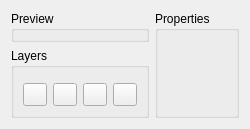
<?xml version="1.0" encoding="UTF-8"?>
<ui version="4.0">
 <class>SymbolEditorWidgetForm</class>
 <widget class="QWidget" name="SymbolEditorWidgetForm">
  <property name="geometry">
   <rect>
    <x>0</x>
    <y>0</y>
    <width>230</width>
    <height>106</height>
   </rect>
  </property>
  <property name="windowTitle">
   <string>Form</string>
  </property>
  <layout class="QGridLayout" name="gridLayout_5">
   <property name="sizeConstraint">
    <enum>QLayout::SetFixedSize</enum>
   </property>
   <item row="0" column="0">
    <layout class="QGridLayout" name="gridLayout_4">
     <item row="0" column="0">
      <layout class="QGridLayout" name="gridLayout_3">
       <item row="0" column="0">
        <widget class="QGroupBox" name="m_previewGroupBox">
         <property name="title">
          <string>Preview</string>
         </property>
        </widget>
       </item>
       <item row="1" column="0">
        <widget class="QGroupBox" name="m_layersGroupBox">
         <property name="title">
          <string>Layers</string>
         </property>
         <layout class="QGridLayout" name="gridLayout_2">
          <item row="0" column="0">
           <layout class="QGridLayout" name="gridLayout" rowstretch="1,0">
            <item row="0" column="0">
             <widget class="QFrame" name="m_symbolTableFrame">
              <property name="frameShape">
               <enum>QFrame::StyledPanel</enum>
              </property>
              <property name="frameShadow">
               <enum>QFrame::Raised</enum>
              </property>
             </widget>
            </item>
            <item row="1" column="0">
             <layout class="QHBoxLayout" name="horizontalLayout">
              <item>
               <widget class="QToolButton" name="m_addToolButton">
                <property name="text">
                 <string/>
                </property>
               </widget>
              </item>
              <item>
               <widget class="QToolButton" name="m_removeToolButton">
                <property name="text">
                 <string/>
                </property>
               </widget>
              </item>
              <item>
               <widget class="QToolButton" name="m_upToolButton">
                <property name="text">
                 <string/>
                </property>
               </widget>
              </item>
              <item>
               <widget class="QToolButton" name="m_downToolButton">
                <property name="text">
                 <string/>
                </property>
               </widget>
              </item>
             </layout>
            </item>
           </layout>
          </item>
         </layout>
        </widget>
       </item>
      </layout>
     </item>
     <item row="0" column="1">
      <widget class="QGroupBox" name="m_propertiesGroupBox">
       <property name="title">
        <string>Properties</string>
       </property>
      </widget>
     </item>
    </layout>
   </item>
  </layout>
 </widget>
 <resources/>
 <connections/>
</ui>
